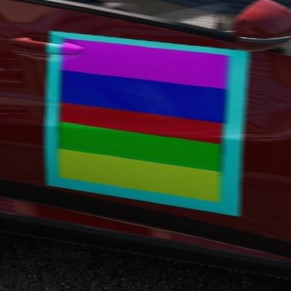
#> input picture 1233.jpg, 291 x 291 px
$ python picture.py
#> lines starting #> are read from the running program, lines starting #| are printed output that depends on the picture; after the words box and inside, x2 and y2 are one past the last pixel; in counts of white or black regions, pixels touching at a corner belong together
import cv2
import numpy as np
import colorsys

from PIL import Image
import matplotlib.pyplot as plt


def process_and_display_images(input_path):
    # Открываем изображение
#> called with input_path = '1233.jpg'
    original_image = Image.open(input_path)
#> original_image is the input picture: PIL image 291x291 RGB; mean R, G, B 46, 41.4, 49.7

    # Создаем копию изображения для обработки
    processed_image = original_image.copy()

    # Получаем данные
    original_pixels = original_image.load()
    processed_pixels = processed_image.load()

    # Проходимся по каждому пикселю в обработанном изображении
    for i in range(processed_image.width):
        for j in range(processed_image.height):
            # Получаем значения цветовых каналов из оригинального изображения
            r, g, b = original_pixels[i, j]

            # Конвертация RGB в HSV
            h, s, v = colorsys.rgb_to_hsv(r, g, b)
            h = h * 360
            s *= 100

            if 0 <= h <= 30:  # red
                processed_pixels[i, j] = (255, 0, 0)
            if 345 <= h <= 360:  # red
                processed_pixels[i, j] = (255, 0, 0)
            if 90 <= h <= 150:  # green
                processed_pixels[i, j] = (0, 255, 0)
            if 207 <= h <= 270:  # blue
                processed_pixels[i, j] = (0, 0, 255)
            if 36 <= h <= 90:  # yellow
                processed_pixels[i, j] = (255, 255, 0)
            if 170 <= h < 207:  # cyan
                processed_pixels[i, j] = (0, 255, 255)
            if 260 <= h <= 345:  # pink
                processed_pixels[i, j] = (255, 0, 255)

            if s < 15 and v > 50:
                processed_pixels[i, j] = (255, 255, 255)

            if (s < 15 and v < 50) or v < 15:
                processed_pixels[i, j] = (0, 0, 0)

    # Сохраняем обработанное изображение
    processed_image.save("processed_image.jpg")
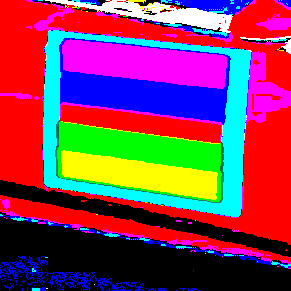
#> saved as processed_image.jpg: PIL image 291x291 RGB; mean R, G, B 131.6, 63.1, 89.2

    # Находим контуры бирюзового цвета на обработанном изображении
    processed_cv_image = cv2.imread("processed_image.jpg")
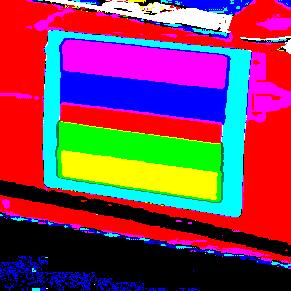
#> processed_cv_image: shape (291, 291, 3); mean B, G, R 89.2, 64.4, 131.6
    processed_cv_image = cv2.cvtColor(processed_cv_image, cv2.COLOR_BGR2RGB)
    hsv_image = cv2.cvtColor(processed_cv_image, cv2.COLOR_RGB2HSV)
#> hsv_image: shape (291, 291, 3); mean H, S, V 69.9, 219.3, 196.1

    lower_blue = np.array([85, 100, 100])
    upper_blue = np.array([130, 255, 255])

    mask = cv2.inRange(hsv_image, lower_blue, upper_blue)
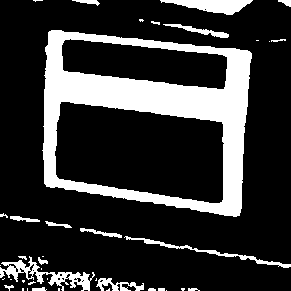
#> mask: shape (291, 291); 20.7% white; 40 white regions (19 under 20 px)
    contours, _ = cv2.findContours(mask, cv2.RETR_EXTERNAL, cv2.CHAIN_APPROX_SIMPLE)
#> contours = 40 contours, 27 with area under 20; largest, box (x1, y1, x2, y2) and area: (42, 30, 252, 217) 32239, (0, 256, 95, 291) 850, (160, 0, 253, 15) 696, (124, 236, 291, 268) 350, (96, 278, 144, 291) 199

    # Выбираем самый большой контур
    biggest_contour = max(contours, key=cv2.contourArea)
#> biggest_contour = contour of 178 points, box (x1, y1, x2, y2) (42, 30, 252, 217), area 32239

    # Получаем ограничивающий прямоугольник для самого большого контура
    x, y, w, h = cv2.boundingRect(biggest_contour)
#> x = 42; y = 30; w = 210; h = 187

    # Обрезаем изображение по контуру
    cropped_image = processed_image.crop((x, y, x + w, y + h))
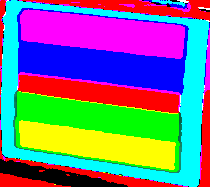
#> cropped_image: PIL image 210x187 RGB; mean R, G, B 116.3, 117.2, 136.4

    # Отображаем изображения на экране
    fig, axes = plt.subplots(1, 3, figsize=(15, 5))

    # Оригинальное изображение
    axes[0].imshow(original_image)
    axes[0].set_title('Original Image')

    # Обработанное изображение
    axes[1].imshow(processed_image)
    axes[1].set_title('Processed Image')

    # Обрезанное изображение по контуру
    axes[2].imshow(cropped_image)
    axes[2].set_title('Cropped Image')

    plt.show()


# Пример использования
input_image_path = "1233.jpg"
process_and_display_images(input_image_path)

$ run again, with 1234.jpg copied over 1233.jpg
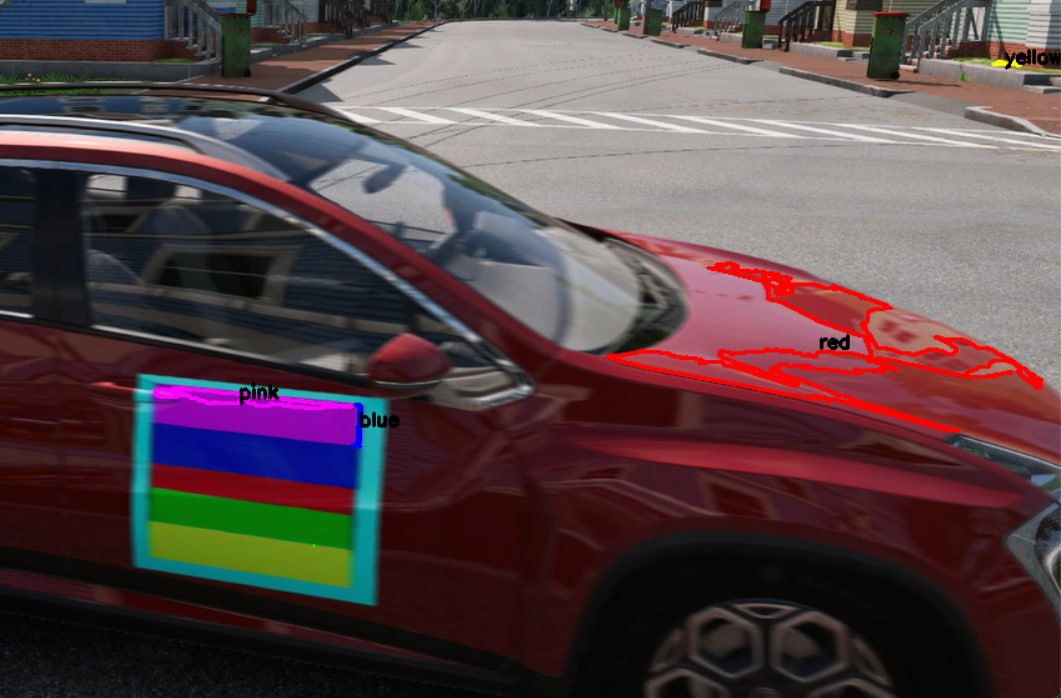
#> input picture 1234.jpg, 1061 x 698 px
#> in process_and_display_images, original_image is the input picture: PIL image 1061x698 RGB; mean R, G, B 86.2, 68, 71.2
#> hsv_image: shape (698, 1061, 3); mean H, S, V 51.7, 167.9, 217.6
#> in process_and_display_images, `mask = cv2.inRange(hsv_image, lower_blue, upper_blue)`:
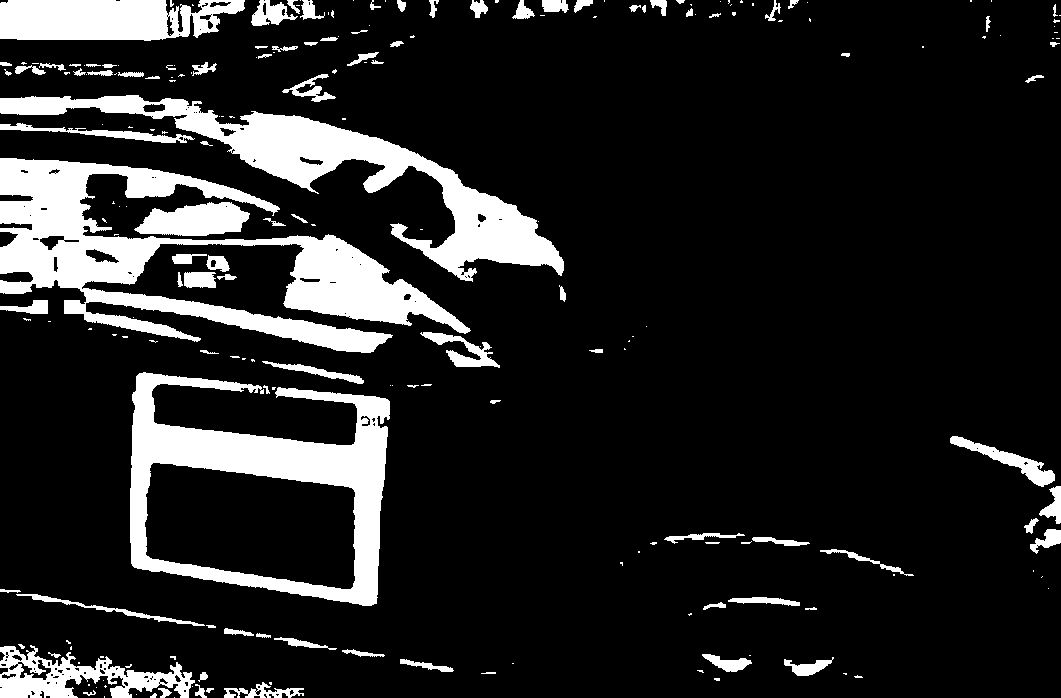
#> mask: shape (698, 1061); 14.2% white; 219 white regions (117 under 20 px)
#> contours = 219 contours, 146 with area under 20; largest, box (x1, y1, x2, y2) and area: (130, 372, 390, 606) 41516, (0, 158, 471, 353) 30581, (0, 95, 564, 282) 19794, (0, 0, 245, 41) 7964, (0, 645, 195, 698) 4820
#> biggest_contour = contour of 424 points, box (x1, y1, x2, y2) (130, 372, 390, 606), area 41516
#> x = 130; y = 372; w = 260; h = 234
#> in process_and_display_images, `cropped_image = processed_image.crop((x, y, x + w, y + h))`:
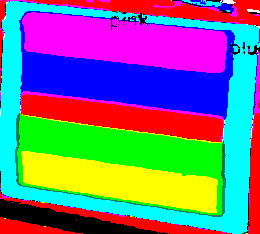
#> cropped_image: PIL image 260x234 RGB; mean R, G, B 115.5, 116.8, 135.3
